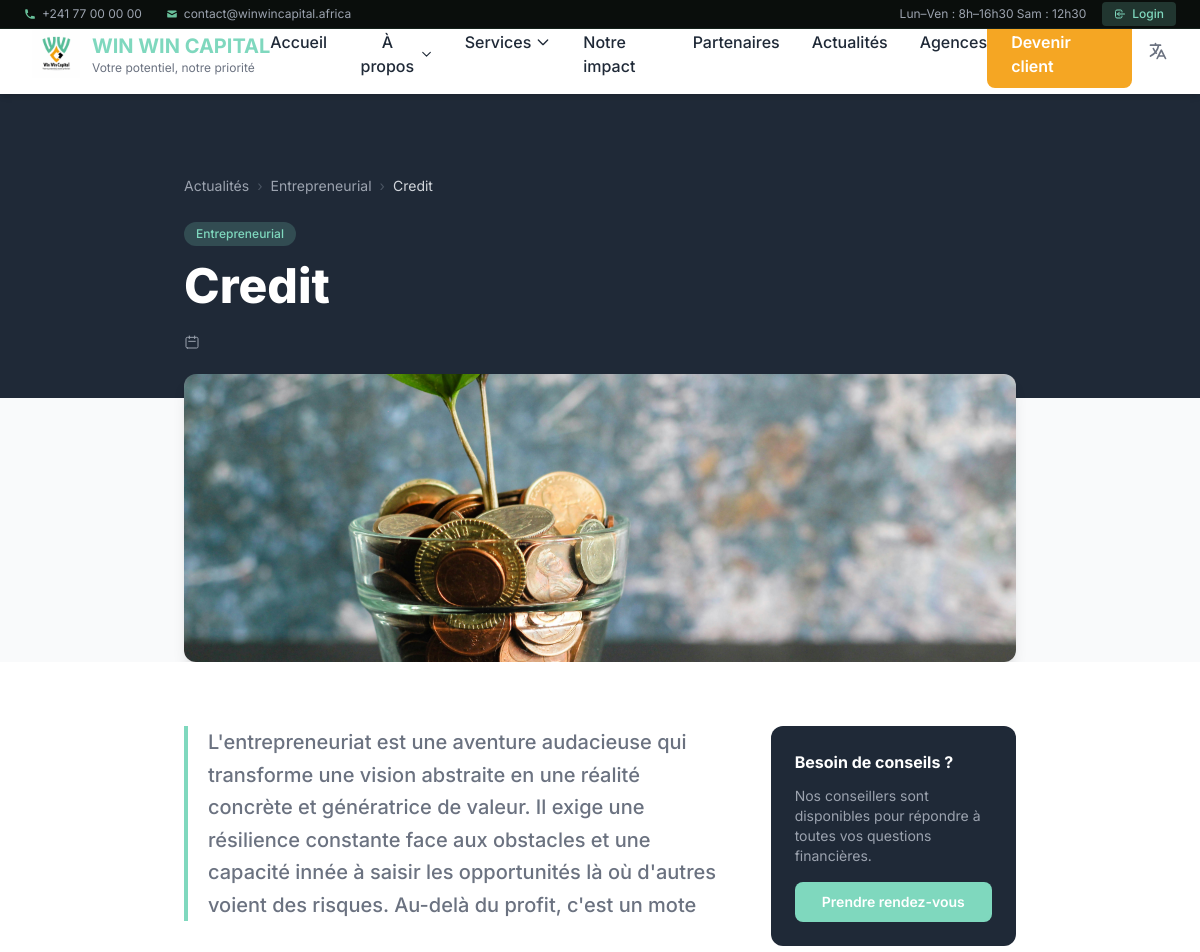
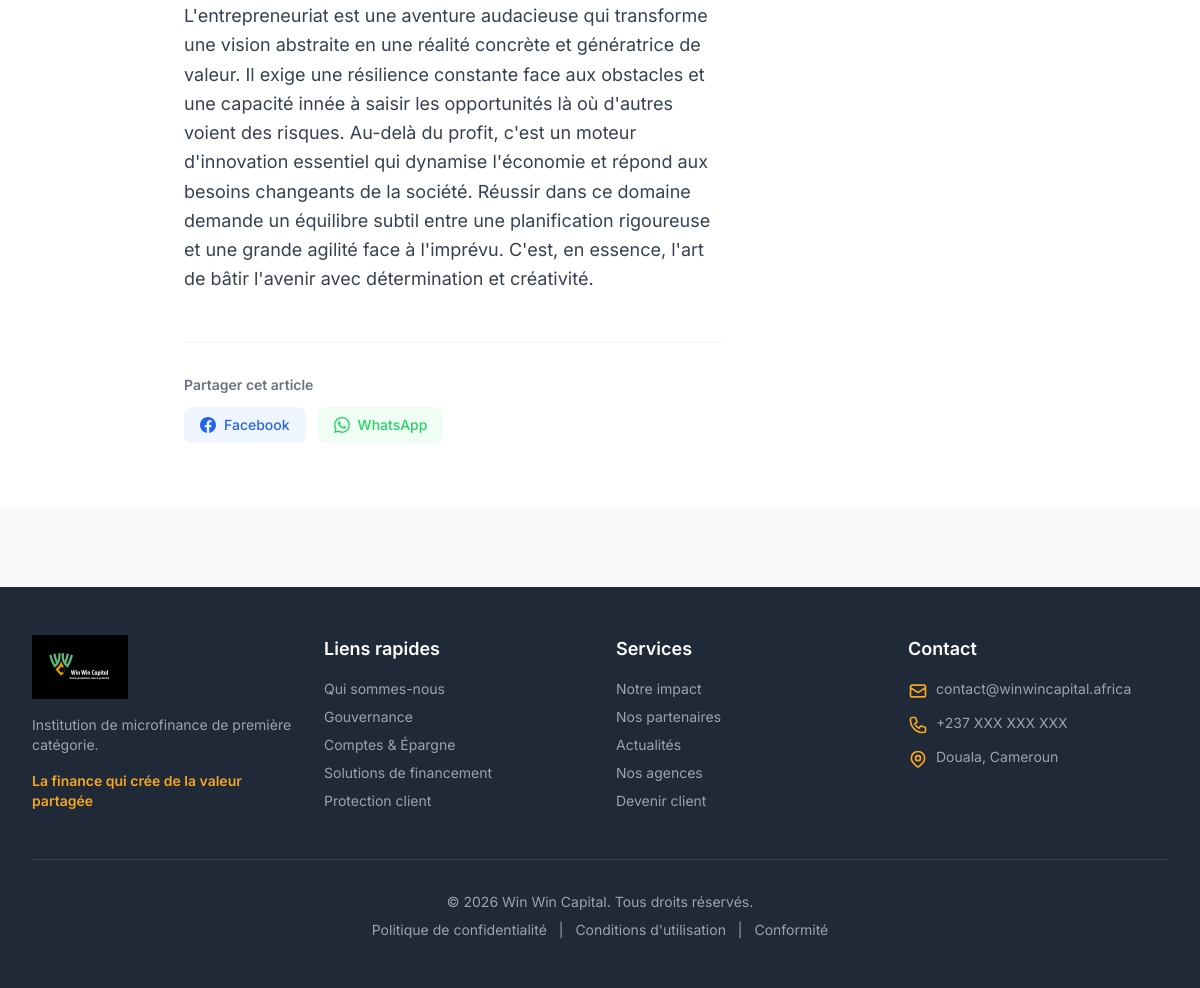
The page /fr/blog/credit/ on the database its author committed (2 pictures, top to bottom).
### blog/models.py (models this page shows, shortened)
class BlogPost(models.Model):
    title = models.CharField(_("Titre"), max_length=200)
    slug = models.SlugField(_("Slug"), unique=True, blank=True)
    category = models.ForeignKey(
        Category,
        on_delete=models.SET_NULL,
        null=True,
        blank=True,
        verbose_name=_("Catégorie"),
        related_name='posts'
    )
    excerpt = models.TextField(_("Résumé"), max_length=300)
    content = models.TextField(_("Contenu"))
    featured_image = models.ImageField(
        _("Image mise en avant"),
        upload_to='blog/',
        blank=True,
        null=True
    )
    meta_description = models.CharField(
        _("Meta description"),
        max_length=160,
        blank=True
    )
    author = models.CharField(_("Auteur"), max_length=100, default="Win Win Capital")
    is_published = models.BooleanField(_("Publié"), default=False)
    is_featured = models.BooleanField(_("Article en vedette"), default=False)
    published_date = models.DateTimeField(_("Date de publication"), blank=True, null=True)
    views_count = models.IntegerField(_("Nombre de vues"), default=0)
    created_at = models.DateTimeField(_("Créé le"), auto_now_add=True)
    updated_at = models.DateTimeField(_("Modifié le"), auto_now=True)
    class Meta:
        verbose_name = _("Article")
        verbose_name_plural = _("Articles")
        ordering = ['-published_date', '-created_at']
    def save(self, *args, **kwargs):
        if not self.slug:
            self.slug = slugify(self.title)
        super().save(*args, **kwargs)
    def increment_views(self):
        self.views_count += 1
        self.save(update_fields=['views_count'])

class Category(models.Model):
    name = models.CharField(_("Nom"), max_length=100)
    slug = models.SlugField(_("Slug"), unique=True)
    description = models.TextField(_("Description"), blank=True)
    order = models.IntegerField(_("Ordre"), default=0)
    class Meta:
        verbose_name = _("Catégorie")
        verbose_name_plural = _("Catégories")
        ordering = ['order', 'name']

### blog/views.py (the view)
# urls.py: path('<slug:slug>/', views.BlogDetailView.as_view(), name='detail'),
class BlogDetailView(DetailView):
    model = BlogPost
    template_name = 'blog/detail.html'
    context_object_name = 'post'
    def get_queryset(self):
        return BlogPost.objects.filter(is_published=True)
    def get_object(self):
        obj = super().get_object()
        obj.increment_views()
        return obj
    def get_context_data(self, **kwargs):
        context = super().get_context_data(**kwargs)
        context['related_posts'] = BlogPost.objects.filter(
            is_published=True,
            category=self.object.category
        ).exclude(id=self.object.id)[:3]
        return context

### templates/blog/detail.html (shortened to what this page needs)
{% extends 'base.html' %}
{% load static %}
{% load i18n %}
{% block content %}
<section class="bg-win-dark pt-24 pb-12">
  <div class="max-w-4xl mx-auto px-4 sm:px-6 lg:px-8">
    <div class="flex items-center gap-2 mb-6 text-sm">
      <a href="{% url 'blog:list' %}" class="text-gray-400 hover:text-win-green smooth-transition">{% trans "Actualités" %}</a>
      <span class="text-gray-600">›</span>
      {% if post.category %}<a href="{% url 'blog:category' post.category.slug %}" class="text-gray-400 hover:text-win-green smooth-transition">{{ post.category.name }}</a><span class="text-gray-600">›</span>{% endif %}
      <span class="text-gray-300 line-clamp-1">{{ post.title }}</span>
    </div>
    {% if post.category %}<span class="inline-block px-3 py-1 rounded-full text-xs font-medium bg-win-green bg-opacity-20 text-win-green mb-4">{{ post.category.name }}</span>{% endif %}
    <h1 class="text-4xl md:text-5xl font-extrabold text-white leading-tight">{{ post.title }}</h1>
    <div class="flex items-center gap-6 mt-6 text-sm text-gray-400">
      <span class="flex items-center gap-2">
        <svg class="w-4 h-4" fill="none" stroke="currentColor" viewBox="0 0 24 24"><path stroke-linecap="round" stroke-linejoin="round" stroke-width="1.5" d="M8 7V3m8 4V3m-9 8h10M5 21h14a2 2 0 002-2V7a2 2 0 00-2-2H5a2 2 0 00-2 2v12a2 2 0 002 2z"/></svg>
      </span>
    </div>
  </div>
</section>
{% if post.featured_image %}
<div class="max-w-4xl mx-auto px-4 sm:px-6 lg:px-8 -mt-6">
  <img src="{{ post.featured_image.url }}" alt="{{ post.title }}" class="w-full h-72 object-cover rounded-xl shadow-lg">
</div>
{% endif %}
<section class="py-16 bg-white">
  <div class="max-w-4xl mx-auto px-4 sm:px-6 lg:px-8">
    <div class="grid lg:grid-cols-3 gap-12">
      <div class="lg:col-span-2">
        {% if post.excerpt %}
        <p class="text-xl text-gray-500 leading-relaxed mb-8 font-medium border-l-4 border-win-green pl-5">{{ post.excerpt }}</p>
        {% endif %}
        <div class="prose prose-lg max-w-none text-gray-700 leading-relaxed">
          {{ post.content|safe }}
        </div>
        <div class="mt-12 pt-8 border-t border-gray-100">
          <p class="text-sm font-semibold text-gray-500 mb-3">{% trans "Partager cet article" %}</p>
          <div class="flex gap-3">
            <a href="https://www.facebook.com/sharer/sharer.php?u={{ request.build_absolute_uri }}" target="_blank" class="flex items-center gap-2 px-4 py-2 rounded-lg bg-blue-50 text-blue-600 text-sm font-medium hover:bg-blue-100 smooth-transition">
              Facebook
            </a>
            <a href="https://wa.me/?text={{ post.title|urlencode }}%20{{ request.build_absolute_uri|urlencode }}" target="_blank" class="flex items-center gap-2 px-4 py-2 rounded-lg text-sm font-medium hover:opacity-80 smooth-transition" style="background:#f0fdf4;color:#25D366">
              WhatsApp
            </a>
          </div>
        </div>
      </div>
      <div class="lg:col-span-1">
        <div class="bg-win-dark rounded-xl p-6 mb-6">
          <h3 class="font-bold text-white mb-3">{% trans "Besoin de conseils ?" %}</h3>
          <p class="text-gray-400 text-sm mb-4">{% trans "Nos conseillers sont disponibles pour répondre à toutes vos questions financières." %}</p>
          <a href="{% url 'contact:become_client' %}" class="block bg-win-green hover:bg-opacity-90 text-white text-center py-2.5 rounded-lg text-sm font-semibold smooth-transition">{% trans "Prendre rendez-vous" %}</a>
        </div>
      </div>
    </div>
  </div>
</section>
{% endblock %}

### templates/base.html (style rules this page uses)
:root { --vert: #69c19b; --jaune: #f3ac16; --noir-trans: rgba(0,0,0,0.49); --dark: #0a0e0c; --dark2: #111714; --gris: #f5f6f4; }
body { font-family: 'Inter', sans-serif; }
.smooth-transition { transition: all 0.3s ease-in-out; }

### rows shown on the page
BlogPost: category.name "Entrepreneurial", title "Credit", featured_image (picture), excerpt "L'entrepreneuriat est une aventure audacieuse qui transforme une vision abstraite en une réalité concrète et génératrice de valeur. Il exige une résilience constante face aux obstacles et une capacité innée à saisir les opportunités là où d'autres voient des risques. Au-delà du profit, c'est un mote", content "L'entrepreneuriat est une aventure audacieuse qui transforme une vision abstraite en une réalité concrète et génératrice de valeur. Il exige une résilience constante face aux obstacles et une capacité innée à saisir les opportunités là où d'autres voient des risques. Au-delà du profit, c'est un moteur d'innovation essentiel qui dynamise l'économie et répond aux besoins changeants de la société. Réussir dans ce domaine demande un équilibre subtil entre une planification rigoureuse et une grande agilité face à l'imprévu. C'est, en essence, l'art de bâtir l'avenir avec détermination et créativité."
